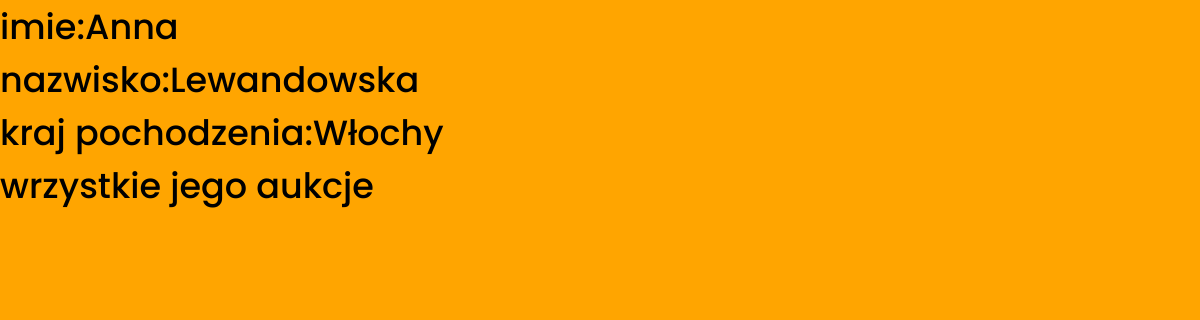
/dostawca.php?id=4, run on an earlier commit of the app's database.
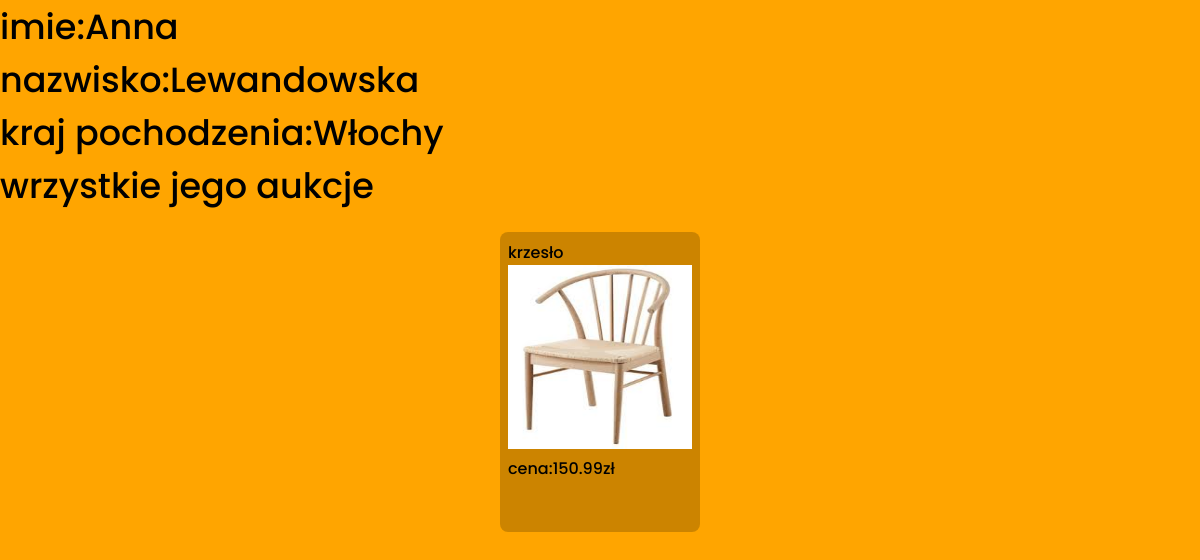
And on a later commit of the database.
### tables this page shows
CREATE TABLE `dostawca` (
  `id` int(10) UNSIGNED NOT NULL,
  `id_kraju` int(10) UNSIGNED DEFAULT NULL,
  `imie` text NOT NULL,
  `nazwisko` text NOT NULL
);

CREATE TABLE `kraje` (
  `id` int(10) UNSIGNED NOT NULL,
  `nazwa_kraju` varchar(50) DEFAULT NULL,
  `skrut` varchar(5) DEFAULT NULL
);

CREATE TABLE `produkty` (
  `id` int(10) UNSIGNED NOT NULL,
  `id_dostawca` int(10) UNSIGNED NOT NULL,
  `nazwa` varchar(50) DEFAULT NULL COMMENT 'nazwa przedmiotu',
  `cena` decimal(10,2) DEFAULT NULL,
  `opis` text DEFAULT NULL,
  `zdiecie` varchar(100) DEFAULT NULL COMMENT 'zdjęcie jako tekst z końcówką .jpg',
  `kategoria` text NOT NULL
);

### dostawca.php (the view, shortened to what this page needs)
<!DOCTYPE html>
<html lang="en">
<head>
    <link rel="stylesheet" href="./css/global.css">
    <link rel="stylesheet" href="./css/items.css">
</head>
<body>
    <?php
    $conect = mysqli_connect("localhost","root","","aledrogo");
    $zap = "SELECT dostawca.imie, dostawca.nazwisko, kraje.nazwa_kraju
    FROM dostawca INNER JOIN kraje
    ON dostawca.id_kraju = kraje.id
    WHERE dostawca.id = ".$_GET['id'].";";
    $query = mysqli_query($conect,$zap);
    while($data = mysqli_fetch_row($query)){
        echo "
        <p>imie:$data[0]</p>
        <p>nazwisko:$data[1]</p>
        <p>kraj pochodzenia:$data[2]</p>";
    }
    ?>
    <p>wrzystkie jego aukcje</p>
    <section>
    <?php
    $conect = mysqli_connect("localhost","root","","aledrogo");
    $zap = "select nazwa,cena,zdiecie,id from produkty WHERE id_dostawca=".$_GET['id'].";";
    $query = mysqli_query($conect,$zap);
    while($data = mysqli_fetch_row($query)){
        echo "<a href='./item.php?id=$data[3]'&name=$data[0]><div class='pane'><p>$data[0]</p><img src='$data[2]' alt='$data[2]'><p>cena:$data[1]zł</p></div></a>";
    }
    ?>
    </section>
</body>
</html>

### css/global.css (style rules this page uses)
* { margin: 0; padding: 0; box-sizing: border-box; font-family: 'Poppins', sans-serif; }
a { color: black; text-decoration: none; }
p { font-weight: 500; font-size: 35px; }
body { height: 100%; display: flex; flex-direction: column; background-color: orange; }

### css/items.css (style rules this page uses)
section { width: 100%; display: flex; flex-wrap: wrap; justify-content: space-evenly; padding: 20px; gap: 5px; }
.pane { width: 200px; background-color: rgba(0, 0, 0, 0.2); border-radius: 8px; padding: 8px; height: 300px; }
.pane > p { font-size: 16px; }
.pane > img { width: 100%; aspect-ratio: 1; background-color: aliceblue; }

What changed in the data, as far as the page shows it:
added produkty: nazwa "krzesło", zdiecie (picture), cena "150.99"
